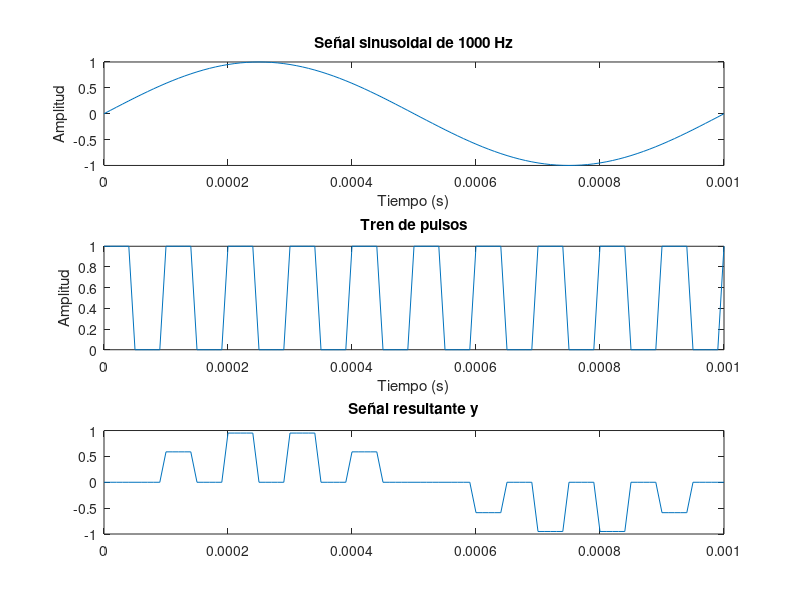

The MATLAB script that drew this image:
clc;
close;
clear;
% Definir los parámetros de la señal
A = 1; % amplitud
fc = 1e3; % frecuencia en Hz
fs = 1e5; % frecuencia de muestreo en Hz (configurable)
d = 50; % ciclo de trabajo (configurable)
ts= 1/fc;
cant_muestras=ts/(1/fs);
tau=cant_muestras*d*ts;

% Generar el vector de tiempo
t = 0:1/fs:1/fc;

% Generar la señal sinusoidal
x = A*sin(2*pi*fc*t);

% Graficar la señal generada
subplot(3,1,1); % Primera sub-figura
plot(t,x);
xlabel('Tiempo (s)');
ylabel('Amplitud');
title('Señal sinusoidal de 1000 Hz');

% Tren de pulsos cuadrados con valores 0 y 1
pulso = (square(2*pi*10000*t, d)+1)/2; 
subplot(3,1,2); % Segunda sub-figura
plot(t, pulso); % Graficar el tren de pulsos
xlabel('Tiempo (s)');
ylabel('Amplitud');
title('Tren de pulsos');

y = zeros(size(x));     % Inicializar la señal resultante
temp2 = zeros(size(x));
temp=0;
for i = 2:length(x)
    if pulso(i) == 1 && pulso(i-1) == 0
        y(i) = pulso(i) * x(i);
    elseif pulso(i) == 1 && pulso(i-1) == 1
        y(i) = y(i-1);
    else
        y(i) = 0;
    end
end


subplot(3,1,3)
plot(t,y)
title('Señal resultante y')



